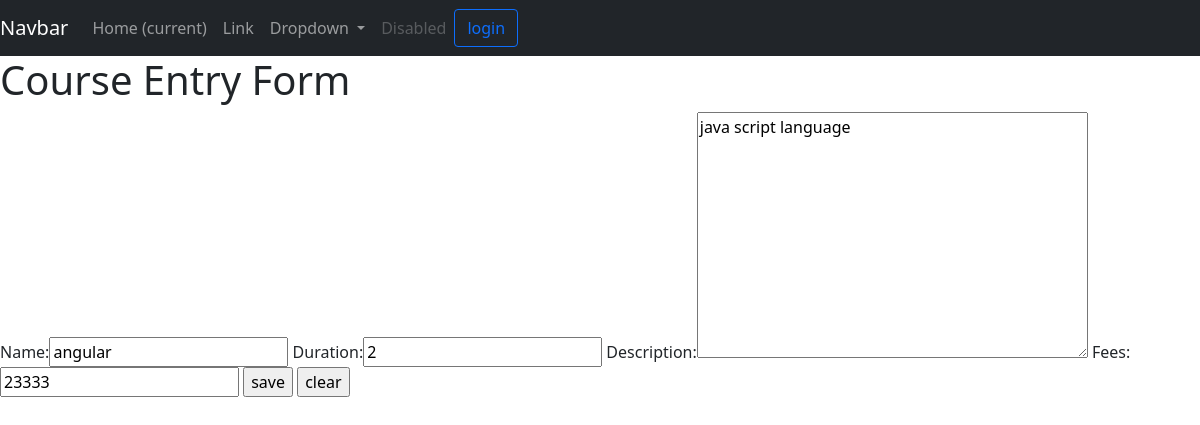
Page /course/update/7 on the committed database.
### course/models.py (models this page shows, shortened)
class course_master(models.Model):
    name=models.CharField(max_length=30)
    duration=models.IntegerField()
    description=models.TextField()
    fees=models.IntegerField()

### course/views.py (the view)
# urls.py: path("update/<int:pk>",views.CourseUpdateView.as_view(),name="course-update"),
class CourseUpdateView(UpdateView):
    model = course_master
    fields = '__all__'
    template_name = 'course/course_register.html'

### course/templates/course/course_register.html (shortened to what this page needs)
{% extends "course/layout.html" %}
{% block body %}
    <h1> Course Entry Form </h1>
    <form  method="post">
        {{ form }}
        <input type="submit" value="save">
        <input type="reset" value="clear">
    </form>
{% endblock %}

### rows in the picture
course_master: name "angular", duration "2", description "java script language", fees "23333"
